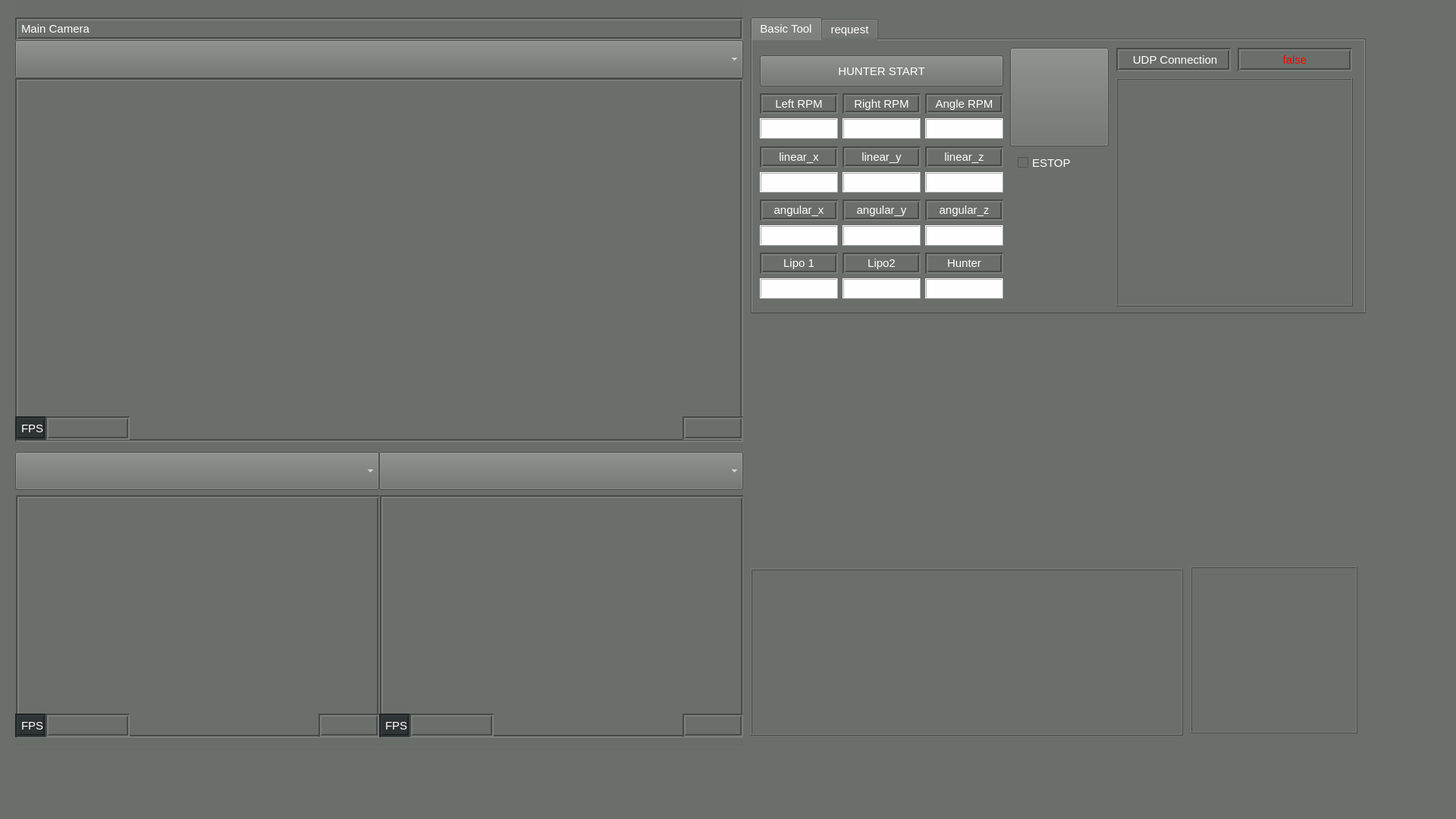
<?xml version="1.0" encoding="UTF-8"?>
<ui version="4.0">
 <class>MainWindowDesign</class>
 <widget class="QMainWindow" name="MainWindowDesign">
  <property name="geometry">
   <rect>
    <x>0</x>
    <y>0</y>
    <width>1920</width>
    <height>1080</height>
   </rect>
  </property>
  <property name="windowTitle">
   <string>Baemin Robot Operator</string>
  </property>
  <property name="styleSheet">
   <string notr="true">background-color: rgb(106,111,107);
font: 11pt;
color: white;</string>
  </property>
  <property name="locale">
   <locale language="English" country="Australia"/>
  </property>
  <widget class="QWidget" name="centralwidget">
   <widget class="QTabWidget" name="tabWidget">
    <property name="geometry">
     <rect>
      <x>990</x>
      <y>23</y>
      <width>811</width>
      <height>391</height>
     </rect>
    </property>
    <property name="currentIndex">
     <number>0</number>
    </property>
    <widget class="QWidget" name="tab">
     <attribute name="title">
      <string>Basic Tool</string>
     </attribute>
     <widget class="QPushButton" name="estop">
      <property name="geometry">
       <rect>
        <x>340</x>
        <y>10</y>
        <width>130</width>
        <height>130</height>
       </rect>
      </property>
      <property name="cursor">
       <cursorShape>ArrowCursor</cursorShape>
      </property>
      <property name="styleSheet">
       <string notr="true"/>
      </property>
      <property name="text">
       <string/>
      </property>
      <property name="icon">
       <iconset resource="../resources/images.qrc">
        <normaloff>:/images/istop.png</normaloff>:/images/istop.png</iconset>
      </property>
      <property name="iconSize">
       <size>
        <width>200</width>
        <height>200</height>
       </size>
      </property>
      <property name="autoRepeat">
       <bool>false</bool>
      </property>
     </widget>
     <widget class="QTextEdit" name="sub_log">
      <property name="enabled">
       <bool>true</bool>
      </property>
      <property name="geometry">
       <rect>
        <x>480</x>
        <y>50</y>
        <width>312</width>
        <height>301</height>
       </rect>
      </property>
      <property name="styleSheet">
       <string notr="true"/>
      </property>
      <property name="frameShape">
       <enum>QFrame::Box</enum>
      </property>
      <property name="frameShadow">
       <enum>QFrame::Raised</enum>
      </property>
      <property name="html">
       <string>&lt;!DOCTYPE HTML PUBLIC &quot;-//W3C//DTD HTML 4.0//EN&quot; &quot;http://www.w3.org/TR/REC-html40/strict.dtd&quot;&gt;
&lt;html&gt;&lt;head&gt;&lt;meta name=&quot;qrichtext&quot; content=&quot;1&quot; /&gt;&lt;style type=&quot;text/css&quot;&gt;
p, li { white-space: pre-wrap; }
&lt;/style&gt;&lt;/head&gt;&lt;body style=&quot; font-family:'Ubuntu'; font-size:11pt; font-weight:400; font-style:normal;&quot;&gt;
&lt;p style=&quot;-qt-paragraph-type:empty; margin-top:0px; margin-bottom:0px; margin-left:0px; margin-right:0px; -qt-block-indent:0; text-indent:0px; font-family:'Sans Serif';&quot;&gt;&lt;br /&gt;&lt;/p&gt;&lt;/body&gt;&lt;/html&gt;</string>
      </property>
     </widget>
     <widget class="QLabel" name="usb2_size_9">
      <property name="geometry">
       <rect>
        <x>480</x>
        <y>10</y>
        <width>151</width>
        <height>31</height>
       </rect>
      </property>
      <property name="styleSheet">
       <string notr="true">background-color: rgb(106,111,107);
font: 11pt;
color: white;</string>
      </property>
      <property name="frameShape">
       <enum>QFrame::Box</enum>
      </property>
      <property name="frameShadow">
       <enum>QFrame::Sunken</enum>
      </property>
      <property name="lineWidth">
       <number>2</number>
      </property>
      <property name="text">
       <string> UDP Connection</string>
      </property>
      <property name="textFormat">
       <enum>Qt::AutoText</enum>
      </property>
      <property name="alignment">
       <set>Qt::AlignCenter</set>
      </property>
      <property name="openExternalLinks">
       <bool>false</bool>
      </property>
     </widget>
     <widget class="QWidget" name="gridLayoutWidget_2">
      <property name="geometry">
       <rect>
        <x>10</x>
        <y>70</y>
        <width>321</width>
        <height>60</height>
       </rect>
      </property>
      <layout class="QGridLayout" name="gridLayout_2">
       <item row="0" column="1">
        <widget class="QLabel" name="Track_Angular_label">
         <property name="layoutDirection">
          <enum>Qt::LeftToRight</enum>
         </property>
         <property name="styleSheet">
          <string notr="true">background-color: rgb(106,111,107);
font: 11pt;
color: white;</string>
         </property>
         <property name="frameShape">
          <enum>QFrame::Box</enum>
         </property>
         <property name="frameShadow">
          <enum>QFrame::Sunken</enum>
         </property>
         <property name="lineWidth">
          <number>2</number>
         </property>
         <property name="text">
          <string>Right RPM</string>
         </property>
         <property name="alignment">
          <set>Qt::AlignCenter</set>
         </property>
        </widget>
       </item>
       <item row="1" column="1">
        <widget class="QLabel" name="rpm_R">
         <property name="styleSheet">
          <string notr="true">background-color: rgb(254,254,254);
font: 11pt;
color: black;</string>
         </property>
         <property name="frameShape">
          <enum>QFrame::Box</enum>
         </property>
         <property name="frameShadow">
          <enum>QFrame::Raised</enum>
         </property>
         <property name="text">
          <string/>
         </property>
         <property name="alignment">
          <set>Qt::AlignCenter</set>
         </property>
        </widget>
       </item>
       <item row="0" column="0">
        <widget class="QLabel" name="label_11">
         <property name="layoutDirection">
          <enum>Qt::LeftToRight</enum>
         </property>
         <property name="styleSheet">
          <string notr="true">background-color: rgb(106,111,107);
font: 11pt;
color: white;</string>
         </property>
         <property name="frameShape">
          <enum>QFrame::Box</enum>
         </property>
         <property name="frameShadow">
          <enum>QFrame::Sunken</enum>
         </property>
         <property name="lineWidth">
          <number>2</number>
         </property>
         <property name="text">
          <string>Left RPM</string>
         </property>
         <property name="alignment">
          <set>Qt::AlignCenter</set>
         </property>
        </widget>
       </item>
       <item row="1" column="0">
        <widget class="QLabel" name="rpm_L">
         <property name="styleSheet">
          <string notr="true">background-color: rgb(254,254,254);
font: 11pt;
color: black;</string>
         </property>
         <property name="frameShape">
          <enum>QFrame::Box</enum>
         </property>
         <property name="frameShadow">
          <enum>QFrame::Raised</enum>
         </property>
         <property name="text">
          <string/>
         </property>
         <property name="alignment">
          <set>Qt::AlignCenter</set>
         </property>
        </widget>
       </item>
       <item row="0" column="2">
        <widget class="QLabel" name="Track_Angular_label_2">
         <property name="layoutDirection">
          <enum>Qt::LeftToRight</enum>
         </property>
         <property name="styleSheet">
          <string notr="true">background-color: rgb(106,111,107);
font: 11pt;
color: white;</string>
         </property>
         <property name="frameShape">
          <enum>QFrame::Box</enum>
         </property>
         <property name="frameShadow">
          <enum>QFrame::Sunken</enum>
         </property>
         <property name="lineWidth">
          <number>2</number>
         </property>
         <property name="text">
          <string>Angle RPM</string>
         </property>
         <property name="alignment">
          <set>Qt::AlignCenter</set>
         </property>
        </widget>
       </item>
       <item row="1" column="2">
        <widget class="QLabel" name="rpm_A">
         <property name="styleSheet">
          <string notr="true">background-color: rgb(254,254,254);
font: 11pt;
color: black;</string>
         </property>
         <property name="frameShape">
          <enum>QFrame::Box</enum>
         </property>
         <property name="frameShadow">
          <enum>QFrame::Raised</enum>
         </property>
         <property name="text">
          <string/>
         </property>
         <property name="alignment">
          <set>Qt::AlignCenter</set>
         </property>
        </widget>
       </item>
      </layout>
     </widget>
     <widget class="QLabel" name="isconnected">
      <property name="geometry">
       <rect>
        <x>640</x>
        <y>10</y>
        <width>151</width>
        <height>31</height>
       </rect>
      </property>
      <property name="styleSheet">
       <string notr="true">background-color: rgb(106,111,107);
font: 11pt;
color: red;</string>
      </property>
      <property name="frameShape">
       <enum>QFrame::Box</enum>
      </property>
      <property name="frameShadow">
       <enum>QFrame::Sunken</enum>
      </property>
      <property name="lineWidth">
       <number>2</number>
      </property>
      <property name="text">
       <string>false</string>
      </property>
      <property name="textFormat">
       <enum>Qt::AutoText</enum>
      </property>
      <property name="alignment">
       <set>Qt::AlignCenter</set>
      </property>
      <property name="openExternalLinks">
       <bool>false</bool>
      </property>
     </widget>
     <widget class="QPushButton" name="btn_circuit">
      <property name="geometry">
       <rect>
        <x>10</x>
        <y>20</y>
        <width>321</width>
        <height>41</height>
       </rect>
      </property>
      <property name="text">
       <string>HUNTER START</string>
      </property>
     </widget>
     <widget class="QCheckBox" name="estop_permission">
      <property name="geometry">
       <rect>
        <x>350</x>
        <y>150</y>
        <width>92</width>
        <height>23</height>
       </rect>
      </property>
      <property name="text">
       <string>ESTOP</string>
      </property>
     </widget>
     <widget class="QWidget" name="gridLayoutWidget">
      <property name="geometry">
       <rect>
        <x>10</x>
        <y>140</y>
        <width>321</width>
        <height>61</height>
       </rect>
      </property>
      <layout class="QGridLayout" name="gridLayout">
       <item row="0" column="0">
        <widget class="QLabel" name="label_12">
         <property name="layoutDirection">
          <enum>Qt::LeftToRight</enum>
         </property>
         <property name="styleSheet">
          <string notr="true">background-color: rgb(106,111,107);
font: 11pt;
color: white;</string>
         </property>
         <property name="frameShape">
          <enum>QFrame::Box</enum>
         </property>
         <property name="frameShadow">
          <enum>QFrame::Sunken</enum>
         </property>
         <property name="lineWidth">
          <number>2</number>
         </property>
         <property name="text">
          <string>linear_x</string>
         </property>
         <property name="alignment">
          <set>Qt::AlignCenter</set>
         </property>
        </widget>
       </item>
       <item row="0" column="2">
        <widget class="QLabel" name="label_14">
         <property name="layoutDirection">
          <enum>Qt::LeftToRight</enum>
         </property>
         <property name="styleSheet">
          <string notr="true">background-color: rgb(106,111,107);
font: 11pt;
color: white;</string>
         </property>
         <property name="frameShape">
          <enum>QFrame::Box</enum>
         </property>
         <property name="frameShadow">
          <enum>QFrame::Sunken</enum>
         </property>
         <property name="lineWidth">
          <number>2</number>
         </property>
         <property name="text">
          <string>linear_z</string>
         </property>
         <property name="alignment">
          <set>Qt::AlignCenter</set>
         </property>
        </widget>
       </item>
       <item row="0" column="1">
        <widget class="QLabel" name="label_13">
         <property name="layoutDirection">
          <enum>Qt::LeftToRight</enum>
         </property>
         <property name="styleSheet">
          <string notr="true">background-color: rgb(106,111,107);
font: 11pt;
color: white;</string>
         </property>
         <property name="frameShape">
          <enum>QFrame::Box</enum>
         </property>
         <property name="frameShadow">
          <enum>QFrame::Sunken</enum>
         </property>
         <property name="lineWidth">
          <number>2</number>
         </property>
         <property name="text">
          <string>linear_y</string>
         </property>
         <property name="alignment">
          <set>Qt::AlignCenter</set>
         </property>
        </widget>
       </item>
       <item row="1" column="1">
        <widget class="QLabel" name="linear_y">
         <property name="styleSheet">
          <string notr="true">background-color: rgb(254,254,254);
font: 11pt;
color: black;</string>
         </property>
         <property name="frameShape">
          <enum>QFrame::Box</enum>
         </property>
         <property name="frameShadow">
          <enum>QFrame::Raised</enum>
         </property>
         <property name="text">
          <string/>
         </property>
         <property name="alignment">
          <set>Qt::AlignCenter</set>
         </property>
        </widget>
       </item>
       <item row="1" column="2">
        <widget class="QLabel" name="linear_z">
         <property name="styleSheet">
          <string notr="true">background-color: rgb(254,254,254);
font: 11pt;
color: black;</string>
         </property>
         <property name="frameShape">
          <enum>QFrame::Box</enum>
         </property>
         <property name="frameShadow">
          <enum>QFrame::Raised</enum>
         </property>
         <property name="text">
          <string/>
         </property>
         <property name="alignment">
          <set>Qt::AlignCenter</set>
         </property>
        </widget>
       </item>
       <item row="1" column="0">
        <widget class="QLabel" name="linear_x">
         <property name="styleSheet">
          <string notr="true">background-color: rgb(254,254,254);
font: 11pt;
color: black;</string>
         </property>
         <property name="frameShape">
          <enum>QFrame::Box</enum>
         </property>
         <property name="frameShadow">
          <enum>QFrame::Raised</enum>
         </property>
         <property name="text">
          <string/>
         </property>
         <property name="alignment">
          <set>Qt::AlignCenter</set>
         </property>
        </widget>
       </item>
      </layout>
     </widget>
     <widget class="QWidget" name="gridLayoutWidget_3">
      <property name="geometry">
       <rect>
        <x>10</x>
        <y>210</y>
        <width>321</width>
        <height>61</height>
       </rect>
      </property>
      <layout class="QGridLayout" name="gridLayout_3">
       <item row="0" column="0">
        <widget class="QLabel" name="label_15">
         <property name="layoutDirection">
          <enum>Qt::LeftToRight</enum>
         </property>
         <property name="styleSheet">
          <string notr="true">background-color: rgb(106,111,107);
font: 11pt;
color: white;</string>
         </property>
         <property name="frameShape">
          <enum>QFrame::Box</enum>
         </property>
         <property name="frameShadow">
          <enum>QFrame::Sunken</enum>
         </property>
         <property name="lineWidth">
          <number>2</number>
         </property>
         <property name="text">
          <string>angular_x</string>
         </property>
         <property name="alignment">
          <set>Qt::AlignCenter</set>
         </property>
        </widget>
       </item>
       <item row="0" column="2">
        <widget class="QLabel" name="label_16">
         <property name="layoutDirection">
          <enum>Qt::LeftToRight</enum>
         </property>
         <property name="styleSheet">
          <string notr="true">background-color: rgb(106,111,107);
font: 11pt;
color: white;</string>
         </property>
         <property name="frameShape">
          <enum>QFrame::Box</enum>
         </property>
         <property name="frameShadow">
          <enum>QFrame::Sunken</enum>
         </property>
         <property name="lineWidth">
          <number>2</number>
         </property>
         <property name="text">
          <string>angular_z</string>
         </property>
         <property name="alignment">
          <set>Qt::AlignCenter</set>
         </property>
        </widget>
       </item>
       <item row="0" column="1">
        <widget class="QLabel" name="label_17">
         <property name="layoutDirection">
          <enum>Qt::LeftToRight</enum>
         </property>
         <property name="styleSheet">
          <string notr="true">background-color: rgb(106,111,107);
font: 11pt;
color: white;</string>
         </property>
         <property name="frameShape">
          <enum>QFrame::Box</enum>
         </property>
         <property name="frameShadow">
          <enum>QFrame::Sunken</enum>
         </property>
         <property name="lineWidth">
          <number>2</number>
         </property>
         <property name="text">
          <string>angular_y</string>
         </property>
         <property name="alignment">
          <set>Qt::AlignCenter</set>
         </property>
        </widget>
       </item>
       <item row="1" column="1">
        <widget class="QLabel" name="angular_y">
         <property name="styleSheet">
          <string notr="true">background-color: rgb(254,254,254);
font: 11pt;
color: black;</string>
         </property>
         <property name="frameShape">
          <enum>QFrame::Box</enum>
         </property>
         <property name="frameShadow">
          <enum>QFrame::Raised</enum>
         </property>
         <property name="text">
          <string/>
         </property>
         <property name="alignment">
          <set>Qt::AlignCenter</set>
         </property>
        </widget>
       </item>
       <item row="1" column="2">
        <widget class="QLabel" name="angular_z">
         <property name="styleSheet">
          <string notr="true">background-color: rgb(254,254,254);
font: 11pt;
color: black;</string>
         </property>
         <property name="frameShape">
          <enum>QFrame::Box</enum>
         </property>
         <property name="frameShadow">
          <enum>QFrame::Raised</enum>
         </property>
         <property name="text">
          <string/>
         </property>
         <property name="alignment">
          <set>Qt::AlignCenter</set>
         </property>
        </widget>
       </item>
       <item row="1" column="0">
        <widget class="QLabel" name="angular_x">
         <property name="styleSheet">
          <string notr="true">background-color: rgb(254,254,254);
font: 11pt;
color: black;</string>
         </property>
         <property name="frameShape">
          <enum>QFrame::Box</enum>
         </property>
         <property name="frameShadow">
          <enum>QFrame::Raised</enum>
         </property>
         <property name="text">
          <string/>
         </property>
         <property name="alignment">
          <set>Qt::AlignCenter</set>
         </property>
        </widget>
       </item>
      </layout>
     </widget>
     <widget class="QWidget" name="gridLayoutWidget_4">
      <property name="geometry">
       <rect>
        <x>10</x>
        <y>280</y>
        <width>321</width>
        <height>61</height>
       </rect>
      </property>
      <layout class="QGridLayout" name="gridLayout_4">
       <item row="0" column="0">
        <widget class="QLabel" name="label_18">
         <property name="layoutDirection">
          <enum>Qt::LeftToRight</enum>
         </property>
         <property name="styleSheet">
          <string notr="true">background-color: rgb(106,111,107);
font: 11pt;
color: white;</string>
         </property>
         <property name="frameShape">
          <enum>QFrame::Box</enum>
         </property>
         <property name="frameShadow">
          <enum>QFrame::Sunken</enum>
         </property>
         <property name="lineWidth">
          <number>2</number>
         </property>
         <property name="text">
          <string>Lipo 1</string>
         </property>
         <property name="alignment">
          <set>Qt::AlignCenter</set>
         </property>
        </widget>
       </item>
       <item row="0" column="2">
        <widget class="QLabel" name="label_19">
         <property name="layoutDirection">
          <enum>Qt::LeftToRight</enum>
         </property>
         <property name="styleSheet">
          <string notr="true">background-color: rgb(106,111,107);
font: 11pt;
color: white;</string>
         </property>
         <property name="frameShape">
          <enum>QFrame::Box</enum>
         </property>
         <property name="frameShadow">
          <enum>QFrame::Sunken</enum>
         </property>
         <property name="lineWidth">
          <number>2</number>
         </property>
         <property name="text">
          <string>Hunter</string>
         </property>
         <property name="alignment">
          <set>Qt::AlignCenter</set>
         </property>
        </widget>
       </item>
       <item row="0" column="1">
        <widget class="QLabel" name="label_20">
         <property name="layoutDirection">
          <enum>Qt::LeftToRight</enum>
         </property>
         <property name="styleSheet">
          <string notr="true">background-color: rgb(106,111,107);
font: 11pt;
color: white;</string>
         </property>
         <property name="frameShape">
          <enum>QFrame::Box</enum>
         </property>
         <property name="frameShadow">
          <enum>QFrame::Sunken</enum>
         </property>
         <property name="lineWidth">
          <number>2</number>
         </property>
         <property name="text">
          <string>Lipo2</string>
         </property>
         <property name="alignment">
          <set>Qt::AlignCenter</set>
         </property>
        </widget>
       </item>
       <item row="1" column="1">
        <widget class="QLabel" name="battery_2">
         <property name="styleSheet">
          <string notr="true">background-color: rgb(254,254,254);
font: 11pt;
color: black;</string>
         </property>
         <property name="frameShape">
          <enum>QFrame::Box</enum>
         </property>
         <property name="frameShadow">
          <enum>QFrame::Raised</enum>
         </property>
         <property name="text">
          <string/>
         </property>
         <property name="alignment">
          <set>Qt::AlignCenter</set>
         </property>
        </widget>
       </item>
       <item row="1" column="2">
        <widget class="QLabel" name="battery_3">
         <property name="styleSheet">
          <string notr="true">background-color: rgb(254,254,254);
font: 11pt;
color: black;</string>
         </property>
         <property name="frameShape">
          <enum>QFrame::Box</enum>
         </property>
         <property name="frameShadow">
          <enum>QFrame::Raised</enum>
         </property>
         <property name="text">
          <string/>
         </property>
         <property name="alignment">
          <set>Qt::AlignCenter</set>
         </property>
        </widget>
       </item>
       <item row="1" column="0">
        <widget class="QLabel" name="battery_1">
         <property name="styleSheet">
          <string notr="true">background-color: rgb(254,254,254);
font: 11pt;
color: black;</string>
         </property>
         <property name="frameShape">
          <enum>QFrame::Box</enum>
         </property>
         <property name="frameShadow">
          <enum>QFrame::Raised</enum>
         </property>
         <property name="text">
          <string/>
         </property>
         <property name="alignment">
          <set>Qt::AlignCenter</set>
         </property>
        </widget>
       </item>
      </layout>
     </widget>
    </widget>
    <widget class="QWidget" name="tab_2">
     <attribute name="title">
      <string>request</string>
     </attribute>
    </widget>
   </widget>
   <widget class="QGroupBox" name="groupBox_3">
    <property name="geometry">
     <rect>
      <x>20</x>
      <y>3</y>
      <width>960</width>
      <height>590</height>
     </rect>
    </property>
    <property name="title">
     <string/>
    </property>
    <widget class="QLabel" name="img_size_main">
     <property name="geometry">
      <rect>
       <x>880</x>
       <y>546</y>
       <width>80</width>
       <height>31</height>
      </rect>
     </property>
     <property name="styleSheet">
      <string notr="true">background-color: rgb(106,111,107);
font: 11pt;
color: white;</string>
     </property>
     <property name="frameShape">
      <enum>QFrame::Box</enum>
     </property>
     <property name="frameShadow">
      <enum>QFrame::Sunken</enum>
     </property>
     <property name="lineWidth">
      <number>2</number>
     </property>
     <property name="text">
      <string/>
     </property>
     <property name="textFormat">
      <enum>Qt::AutoText</enum>
     </property>
     <property name="openExternalLinks">
      <bool>false</bool>
     </property>
    </widget>
    <widget class="QLabel" name="label">
     <property name="geometry">
      <rect>
       <x>0</x>
       <y>546</y>
       <width>41</width>
       <height>31</height>
      </rect>
     </property>
     <property name="styleSheet">
      <string notr="true">background-color: rgb(46,52,54);
font: 11pt;
color: white;</string>
     </property>
     <property name="frameShape">
      <enum>QFrame::Box</enum>
     </property>
     <property name="frameShadow">
      <enum>QFrame::Sunken</enum>
     </property>
     <property name="lineWidth">
      <number>2</number>
     </property>
     <property name="text">
      <string>FPS</string>
     </property>
     <property name="textFormat">
      <enum>Qt::AutoText</enum>
     </property>
     <property name="openExternalLinks">
      <bool>false</bool>
     </property>
    </widget>
    <widget class="QLabel" name="img1">
     <property name="geometry">
      <rect>
       <x>0</x>
       <y>100</y>
       <width>960</width>
       <height>480</height>
      </rect>
     </property>
     <property name="frameShape">
      <enum>QFrame::Box</enum>
     </property>
     <property name="frameShadow">
      <enum>QFrame::Sunken</enum>
     </property>
     <property name="lineWidth">
      <number>2</number>
     </property>
     <property name="text">
      <string/>
     </property>
    </widget>
    <widget class="QLabel" name="fps_main">
     <property name="geometry">
      <rect>
       <x>40</x>
       <y>546</y>
       <width>111</width>
       <height>31</height>
      </rect>
     </property>
     <property name="styleSheet">
      <string notr="true">background-color: rgb(106,111,107);
font: 11pt;
color: white;</string>
     </property>
     <property name="frameShape">
      <enum>QFrame::Box</enum>
     </property>
     <property name="frameShadow">
      <enum>QFrame::Sunken</enum>
     </property>
     <property name="lineWidth">
      <number>2</number>
     </property>
     <property name="text">
      <string/>
     </property>
     <property name="textFormat">
      <enum>Qt::AutoText</enum>
     </property>
     <property name="openExternalLinks">
      <bool>false</bool>
     </property>
    </widget>
    <widget class="QLabel" name="label_main_cam_title">
     <property name="geometry">
      <rect>
       <x>0</x>
       <y>20</y>
       <width>960</width>
       <height>30</height>
      </rect>
     </property>
     <property name="styleSheet">
      <string notr="true">background-color: rgb(106,111,107);
font: 11pt;
color: White;</string>
     </property>
     <property name="frameShape">
      <enum>QFrame::Box</enum>
     </property>
     <property name="frameShadow">
      <enum>QFrame::Sunken</enum>
     </property>
     <property name="lineWidth">
      <number>2</number>
     </property>
     <property name="text">
      <string>Main Camera</string>
     </property>
     <property name="textFormat">
      <enum>Qt::AutoText</enum>
     </property>
     <property name="openExternalLinks">
      <bool>false</bool>
     </property>
    </widget>
    <widget class="QComboBox" name="topic_img1">
     <property name="geometry">
      <rect>
       <x>0</x>
       <y>50</y>
       <width>960</width>
       <height>50</height>
      </rect>
     </property>
    </widget>
    <zorder>img1</zorder>
    <zorder>img_size_main</zorder>
    <zorder>label</zorder>
    <zorder>fps_main</zorder>
    <zorder>label_main_cam_title</zorder>
    <zorder>topic_img1</zorder>
   </widget>
   <widget class="QGroupBox" name="groupBox">
    <property name="geometry">
     <rect>
      <x>20</x>
      <y>563</y>
      <width>480</width>
      <height>420</height>
     </rect>
    </property>
    <property name="title">
     <string/>
    </property>
    <widget class="QLabel" name="img_size_2">
     <property name="geometry">
      <rect>
       <x>400</x>
       <y>378</y>
       <width>80</width>
       <height>31</height>
      </rect>
     </property>
     <property name="styleSheet">
      <string notr="true">background-color: rgb(106,111,107);
font: 11pt;
color: white;</string>
     </property>
     <property name="frameShape">
      <enum>QFrame::Box</enum>
     </property>
     <property name="frameShadow">
      <enum>QFrame::Sunken</enum>
     </property>
     <property name="lineWidth">
      <number>2</number>
     </property>
     <property name="text">
      <string/>
     </property>
     <property name="textFormat">
      <enum>Qt::AutoText</enum>
     </property>
     <property name="openExternalLinks">
      <bool>false</bool>
     </property>
    </widget>
    <widget class="QComboBox" name="topic_img2">
     <property name="geometry">
      <rect>
       <x>0</x>
       <y>33</y>
       <width>480</width>
       <height>50</height>
      </rect>
     </property>
    </widget>
    <widget class="QLabel" name="label2">
     <property name="geometry">
      <rect>
       <x>0</x>
       <y>378</y>
       <width>41</width>
       <height>31</height>
      </rect>
     </property>
     <property name="styleSheet">
      <string notr="true">background-color: rgb(46,52,54);
font: 11pt;
color: white;</string>
     </property>
     <property name="frameShape">
      <enum>QFrame::Box</enum>
     </property>
     <property name="frameShadow">
      <enum>QFrame::Sunken</enum>
     </property>
     <property name="lineWidth">
      <number>2</number>
     </property>
     <property name="text">
      <string>FPS</string>
     </property>
     <property name="textFormat">
      <enum>Qt::AutoText</enum>
     </property>
     <property name="openExternalLinks">
      <bool>false</bool>
     </property>
    </widget>
    <widget class="QLabel" name="img2">
     <property name="geometry">
      <rect>
       <x>1</x>
       <y>90</y>
       <width>480</width>
       <height>320</height>
      </rect>
     </property>
     <property name="frameShape">
      <enum>QFrame::Box</enum>
     </property>
     <property name="frameShadow">
      <enum>QFrame::Sunken</enum>
     </property>
     <property name="lineWidth">
      <number>2</number>
     </property>
     <property name="text">
      <string/>
     </property>
    </widget>
    <widget class="QLabel" name="fps_2">
     <property name="geometry">
      <rect>
       <x>40</x>
       <y>378</y>
       <width>111</width>
       <height>31</height>
      </rect>
     </property>
     <property name="styleSheet">
      <string notr="true">background-color: rgb(106,111,107);
font: 11pt;
color: white;</string>
     </property>
     <property name="frameShape">
      <enum>QFrame::Box</enum>
     </property>
     <property name="frameShadow">
      <enum>QFrame::Sunken</enum>
     </property>
     <property name="lineWidth">
      <number>2</number>
     </property>
     <property name="text">
      <string/>
     </property>
     <property name="textFormat">
      <enum>Qt::AutoText</enum>
     </property>
     <property name="openExternalLinks">
      <bool>false</bool>
     </property>
    </widget>
    <zorder>img2</zorder>
    <zorder>img_size_2</zorder>
    <zorder>topic_img2</zorder>
    <zorder>label2</zorder>
    <zorder>fps_2</zorder>
   </widget>
   <widget class="QGroupBox" name="groupBox_2">
    <property name="geometry">
     <rect>
      <x>500</x>
      <y>563</y>
      <width>480</width>
      <height>420</height>
     </rect>
    </property>
    <property name="title">
     <string/>
    </property>
    <widget class="QLabel" name="img_size_3">
     <property name="geometry">
      <rect>
       <x>400</x>
       <y>378</y>
       <width>80</width>
       <height>31</height>
      </rect>
     </property>
     <property name="styleSheet">
      <string notr="true">background-color: rgb(106,111,107);
font: 11pt;
color: white;</string>
     </property>
     <property name="frameShape">
      <enum>QFrame::Box</enum>
     </property>
     <property name="frameShadow">
      <enum>QFrame::Sunken</enum>
     </property>
     <property name="lineWidth">
      <number>2</number>
     </property>
     <property name="text">
      <string/>
     </property>
     <property name="textFormat">
      <enum>Qt::AutoText</enum>
     </property>
     <property name="openExternalLinks">
      <bool>false</bool>
     </property>
    </widget>
    <widget class="QComboBox" name="topic_img3">
     <property name="geometry">
      <rect>
       <x>0</x>
       <y>33</y>
       <width>480</width>
       <height>50</height>
      </rect>
     </property>
    </widget>
    <widget class="QLabel" name="label2_2">
     <property name="geometry">
      <rect>
       <x>0</x>
       <y>378</y>
       <width>41</width>
       <height>31</height>
      </rect>
     </property>
     <property name="styleSheet">
      <string notr="true">background-color: rgb(46,52,54);
font: 11pt;
color: white;</string>
     </property>
     <property name="frameShape">
      <enum>QFrame::Box</enum>
     </property>
     <property name="frameShadow">
      <enum>QFrame::Sunken</enum>
     </property>
     <property name="lineWidth">
      <number>2</number>
     </property>
     <property name="text">
      <string>FPS</string>
     </property>
     <property name="textFormat">
      <enum>Qt::AutoText</enum>
     </property>
     <property name="openExternalLinks">
      <bool>false</bool>
     </property>
    </widget>
    <widget class="QLabel" name="img3">
     <property name="geometry">
      <rect>
       <x>1</x>
       <y>90</y>
       <width>480</width>
       <height>320</height>
      </rect>
     </property>
     <property name="frameShape">
      <enum>QFrame::Box</enum>
     </property>
     <property name="frameShadow">
      <enum>QFrame::Sunken</enum>
     </property>
     <property name="lineWidth">
      <number>2</number>
     </property>
     <property name="text">
      <string/>
     </property>
    </widget>
    <widget class="QLabel" name="fps_3">
     <property name="geometry">
      <rect>
       <x>40</x>
       <y>378</y>
       <width>111</width>
       <height>31</height>
      </rect>
     </property>
     <property name="styleSheet">
      <string notr="true">background-color: rgb(106,111,107);
font: 11pt;
color: white;</string>
     </property>
     <property name="frameShape">
      <enum>QFrame::Box</enum>
     </property>
     <property name="frameShadow">
      <enum>QFrame::Sunken</enum>
     </property>
     <property name="lineWidth">
      <number>2</number>
     </property>
     <property name="text">
      <string/>
     </property>
     <property name="textFormat">
      <enum>Qt::AutoText</enum>
     </property>
     <property name="openExternalLinks">
      <bool>false</bool>
     </property>
    </widget>
    <zorder>img3</zorder>
    <zorder>img_size_3</zorder>
    <zorder>topic_img3</zorder>
    <zorder>label2_2</zorder>
    <zorder>fps_3</zorder>
   </widget>
   <widget class="QLabel" name="label_2">
    <property name="geometry">
     <rect>
      <x>990</x>
      <y>750</y>
      <width>570</width>
      <height>220</height>
     </rect>
    </property>
    <property name="frameShape">
     <enum>QFrame::Box</enum>
    </property>
    <property name="frameShadow">
     <enum>QFrame::Raised</enum>
    </property>
    <property name="text">
     <string/>
    </property>
    <property name="pixmap">
     <pixmap resource="../resources/images.qrc">:/images/logo.png</pixmap>
    </property>
    <property name="scaledContents">
     <bool>true</bool>
    </property>
   </widget>
   <widget class="QLabel" name="label_3">
    <property name="geometry">
     <rect>
      <x>1570</x>
      <y>747</y>
      <width>220</width>
      <height>220</height>
     </rect>
    </property>
    <property name="frameShape">
     <enum>QFrame::Box</enum>
    </property>
    <property name="frameShadow">
     <enum>QFrame::Raised</enum>
    </property>
    <property name="text">
     <string/>
    </property>
    <property name="pixmap">
     <pixmap resource="../resources/images.qrc">:/images/b.png</pixmap>
    </property>
    <property name="scaledContents">
     <bool>true</bool>
    </property>
   </widget>
   <zorder>groupBox_2</zorder>
   <zorder>groupBox</zorder>
   <zorder>tabWidget</zorder>
   <zorder>groupBox_3</zorder>
   <zorder>label_2</zorder>
   <zorder>label_3</zorder>
  </widget>
  <action name="action_Quit">
   <property name="text">
    <string>&amp;Quit</string>
   </property>
   <property name="shortcut">
    <string>Ctrl+Q</string>
   </property>
   <property name="shortcutContext">
    <enum>Qt::ApplicationShortcut</enum>
   </property>
  </action>
  <action name="action_Preferences">
   <property name="text">
    <string>&amp;Preferences</string>
   </property>
  </action>
  <action name="actionAbout">
   <property name="text">
    <string>&amp;About</string>
   </property>
  </action>
  <action name="actionAbout_Qt">
   <property name="text">
    <string>About &amp;Qt</string>
   </property>
  </action>
 </widget>
 <resources>
  <include location="../resources/images.qrc"/>
  <include location="../resources/images.qrc"/>
 </resources>
 <connections>
  <connection>
   <sender>action_Quit</sender>
   <signal>triggered()</signal>
   <receiver>MainWindowDesign</receiver>
   <slot>close()</slot>
   <hints>
    <hint type="sourcelabel">
     <x>-1</x>
     <y>-1</y>
    </hint>
    <hint type="destinationlabel">
     <x>399</x>
     <y>299</y>
    </hint>
   </hints>
  </connection>
 </connections>
</ui>
